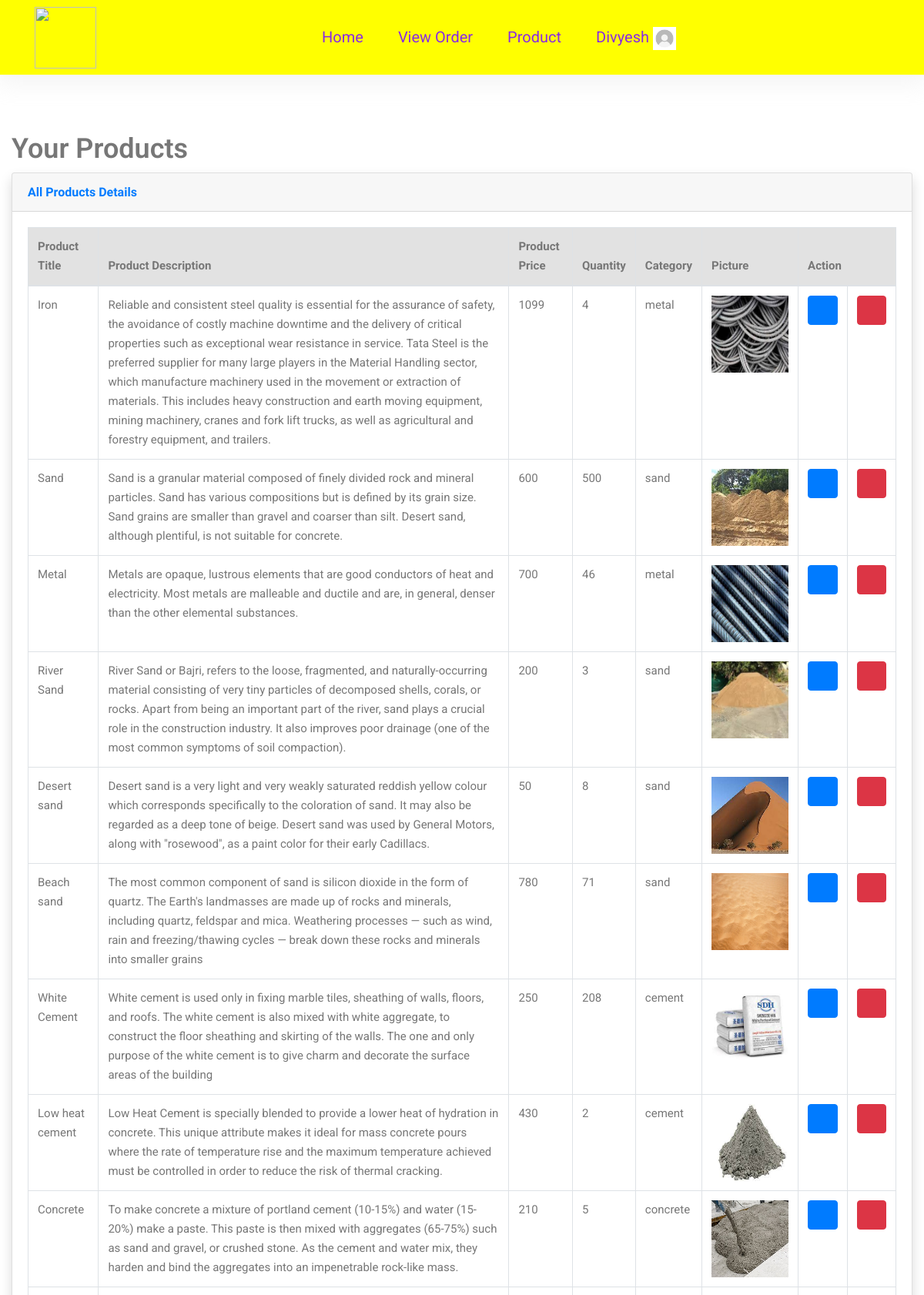
/seller-product/ (signed in, upper part), run on an earlier commit of the app's database.
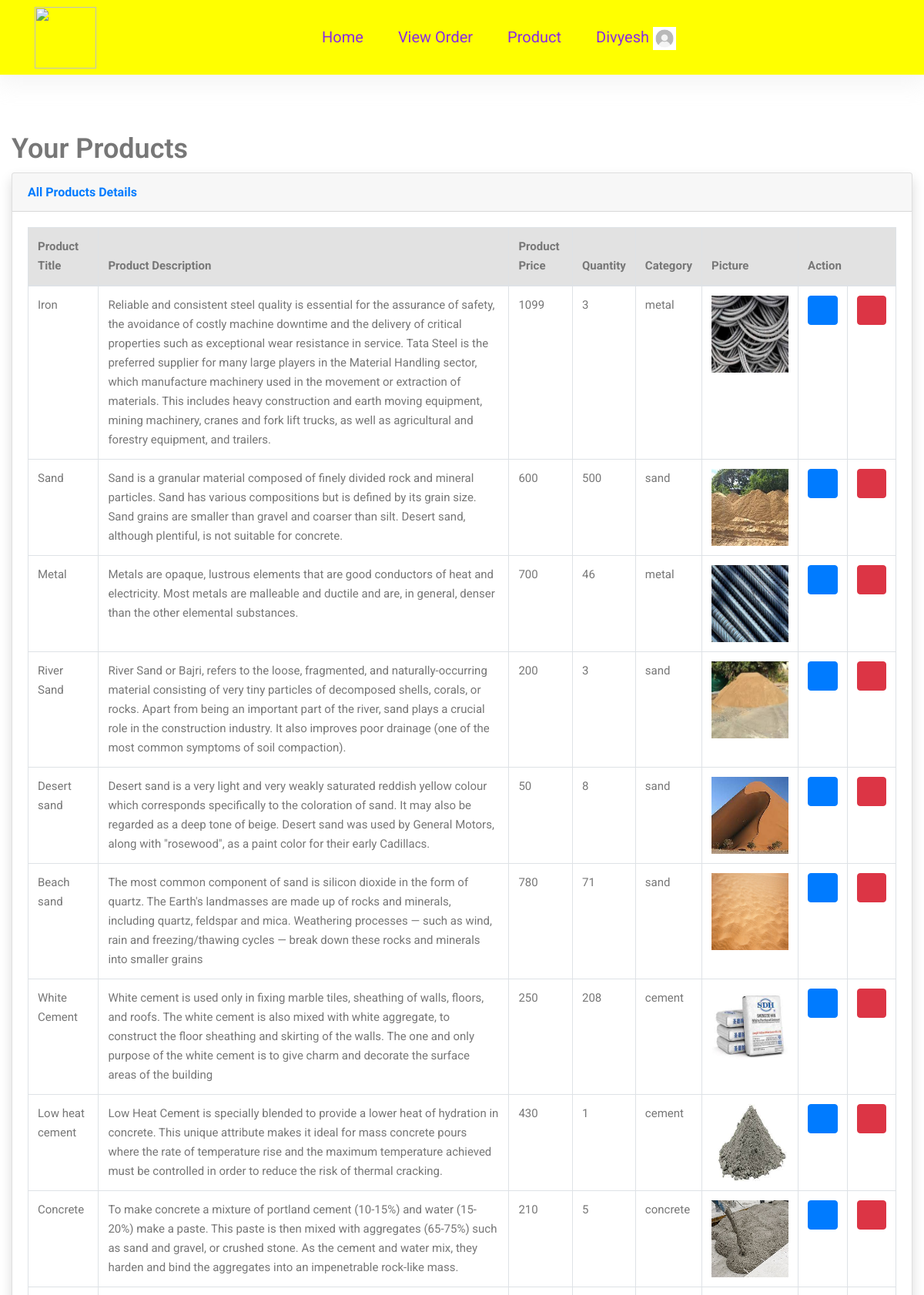
And on a later commit of the database.
### myapp/models.py (models this page shows, shortened)
class Product(models.Model):
    uid = models.ForeignKey(User,on_delete=models.CASCADE)
    name = models.CharField(max_length=100)
    des = models.TextField(null=True,blank=True)
    price = models.CharField(max_length=10)
    quantity = models.IntegerField()
    category = models.CharField(max_length=20)
    pic = models.FileField(upload_to='Products',null=True,blank=True)

### myapp/views.py (the view)
# urls.py: path('seller-product/',views.seller_product,name='seller-product'),
def seller_product(request):
    uid = User.objects.get(email=request.session['email'])
    products = Product.objects.filter(uid=uid)
    return render(request,'seller-product.html',{'uid':uid,'products':products})

### myapp/templates/seller-product.html (shortened to what this page needs)
{% extends 'header.html' %}
{% load static %}
{% block content %}
<div class="container-fluid">
    <br><br><br>
    <h1 class="h3 mb-2 text-gray-800">Your Products</h1>
    <div class="card shadow mb-4">
        <div class="card-header py-3">
            <h6 class="m-0 font-weight-bold text-primary">All Products Details</h6>
        </div>
        <div class="card-body">
            <div class="table-responsive">
                <table class="table table-bordered" id="dataTable" width="100%" cellspacing="0">
                    <thead>
                        <tr style="background-color: rgb(226, 226, 226); ">
                            <th>Product Title</th>
                            <th>Product Description</th>
                            <th>Product Price</th>
                            <th>Quantity</th>
                            <th>Category</th>
                            <th>Picture</th>
                            <th colspan="2">Action</th>
                        </tr>
                    </thead>
                    <tbody>
                        {% for pro in products %}
                       <tr>
                           <td>{{pro.name}}</td>
                           <td>{{pro.des}}</td>
                           <td>{{pro.price}}</td>
                           <td>{{pro.quantity}}</td>
                           <td>{{pro.category}}</td>
                           {% if pro.pic %}
                           <td>
                               <img src="{{pro.pic.url}}" alt="" width="100px" height="100px">
                           </td>
                           {% else %}
                           <td>No image</td>
                           {% endif %}
                           <td><a href="{% url 'edit-product' pro.id %}" rel="noopener noreferrer"><button class="btn btn-primary"><i class="fa fa-edit"></i></button></a></td>
                           <td><a href="{% url 'delete-product' pro.id %}"><button class="btn btn-danger"><i class="fa fa-trash"></i></button></a>  </td>
                       </tr>
                       {% endfor %}
                    </tbody>
                </table>
            </div>
        </div>
    </div>
</div>
{% endblock %}

What changed in the data, as far as the page shows it:
changed Product "Iron": quantity "4" → "3"
changed Product "Low heat cement": quantity "2" → "1"
